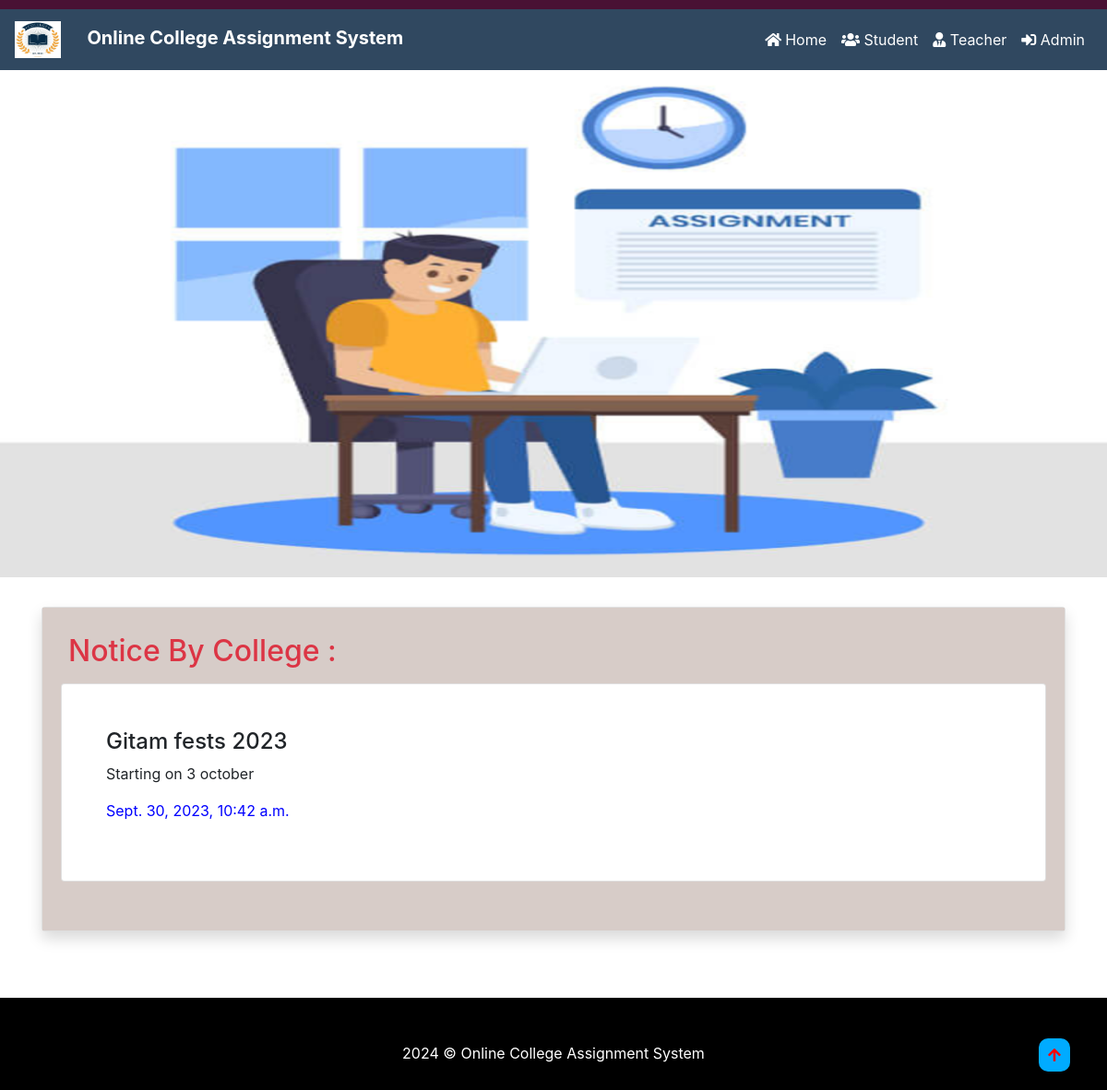
The page / on the database its author committed.
### collegeAssignment/models.py (models this page shows, shortened)
class News(models.Model):
    Title = models.CharField(max_length=200, null=True)
    Description = models.CharField(max_length=500, null=True)
    CreationDate = models.DateTimeField(auto_now_add=True)

### collegeAssignment/views.py (the view)
# urls.py: path('', index, name='index'),
def index(request):
    news = News.objects.all()
    return render(request, 'index.html', locals())

### collegeAssignment/templates/index.html (shortened to what this page needs)
{% include 'navigation.html' %}
{% load static %}
<html lang="en">
<head>
</head>
<body>
<img src="{% static 'images/home.jpg' %}" width="100%" height="550">
<div class="container mt-3">
    <div class="row">
        <div class="col-sm-12">
            <div class="card shadow mt-3">
                <div class="card-body" style="background-color: #d7ccc8; height: 350px;">
                    <h2 class="p-2 text-danger">Notice By College : </h2>
                    <marquee width="100%" direction="up" height="80%">
                        {% for i in news %}
                        <div class="card p-5">
                            <h4> {{i.Title}}</h4>
                            <p> {{i.Description}}</p>
                            <p><span style="color: blue"> {{i.CreationDate}} </span></p>
                        </div>
                        {% endfor %}
                    </marquee>
                </div>
            </div>
        </div>
    </div>
</div>
<br><br><br>
<div class="container-fluid" style=" height : 100px ; background-color : black">
    <br><br>
    <p class="text-center text-white">  &copy; Online College Assignment System</p>
</div>
<div class="scrolltop float-right">
    <i class="fa fa-arrow-up" onclick="topFunction()" id="scrollbtn"></i>
</div>
</body>
</html>

### collegeAssignment/templates/index.html (style rules this page uses)
#scrollbtn { position:fixed; bottom:20px; right:40px; z-index:99; border:none; color:red; background:#00abff; padding:10px; border-radius:10px; }

### rows shown on the page
News: Title "Gitam fests 2023", Description "Starting on 3 october", CreationDate "Sept. 30, 2023, 10:42 a.m."
